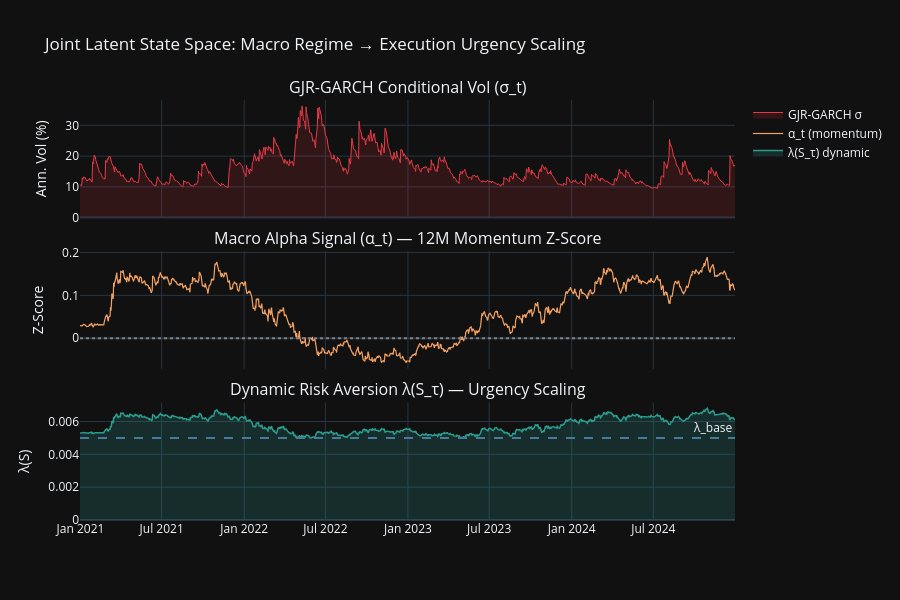

Notebook code for this chart:
### Markdown cell above
## Plot 4: Joint Latent State Vector & Dynamic Risk Aversion Scaling

The key innovation is conditioning the Almgren-Chriss risk aversion $\lambda(\mathbf{S}_\tau)$ on the **joint latent state vector** $\mathbf{S}_\tau = [\sigma_t^2, \text{OFI}_\tau, \text{LI}_\tau, \alpha_t]^T$. When the macro alpha signal $|\alpha_t|$ is large, $\lambda$ scales up sharply, forcing the trajectory optimizer to accelerate execution velocity. This prevents adverse selection from eroding hard-won alpha during strong trending regimes.

### Code cell
# ── Joint Latent State → Dynamic Lambda Scaling ───────────────────────────
# Compute a multi-asset alpha signal: 12-month momentum cross-sectional z-score
mom = returns.rolling(252).mean() / returns.rolling(252).std()
alpha_t = mom['SPY'].dropna().values

# Dynamic lambda: lambda = lambda_base * (1 + tanh(|alpha| * scale))
lambda_base, scale = 0.005, 2.0
lambda_dynamic = lambda_base * (1 + np.tanh(np.abs(alpha_t) * scale))

# Simulate Order Flow Imbalance (synthetic)
np.random.seed(7)
T_sim = len(alpha_t)
ofi_sim = np.convolve(np.random.normal(0, 1, T_sim + 20),
                      np.exp(-np.arange(20)/5), 'valid')[:T_sim]
ofi_sim = (ofi_sim - ofi_sim.mean()) / ofi_sim.std()

# Align dates
shared_dates = returns['SPY'].dropna().index[-T_sim:]
gjr_vol_aligned = vol_paths['SPY'][-T_sim:]

fig4 = sp.make_subplots(rows=3, cols=1, shared_xaxes=True,
    subplot_titles=['GJR-GARCH Conditional Vol (σ_t)', 'Macro Alpha Signal (α_t) — 12M Momentum Z-Score',
                    'Dynamic Risk Aversion λ(S_τ) — Urgency Scaling'],
    vertical_spacing=0.08)

fig4.add_trace(go.Scatter(x=shared_dates, y=gjr_vol_aligned*100,
    fill='tozeroy', fillcolor='rgba(230,57,70,0.15)',
    line=dict(color='#e63946', width=1), name='GJR-GARCH σ'), row=1, col=1)

fig4.add_trace(go.Scatter(x=shared_dates, y=alpha_t,
    line=dict(color='#f4a261', width=1.2), name='α_t (momentum)'), row=2, col=1)
fig4.add_hline(y=0, line_dash='dot', line_color='gray', row=2, col=1)

fig4.add_trace(go.Scatter(x=shared_dates, y=lambda_dynamic,
    fill='tozeroy', fillcolor='rgba(42,157,143,0.2)',
    line=dict(color='#2a9d8f', width=1.5), name='λ(S_τ) dynamic'), row=3, col=1)
fig4.add_hline(y=lambda_base, line_dash='dash', line_color='#457b9d',
    annotation_text='λ_base', row=3, col=1)

fig4.update_layout(height=600, title_text='Joint Latent State Space: Macro Regime → Execution Urgency Scaling',
    template='plotly_dark', showlegend=True)
fig4.update_yaxes(title_text='Ann. Vol (%)', row=1, col=1)
fig4.update_yaxes(title_text='Z-Score', row=2, col=1)
fig4.update_yaxes(title_text='λ(S)', row=3, col=1)
fig4.show()

### Figure 1 — Plotly figure (JSON) as saved in the notebook; plotly's stock layout.template omitted (floating-point values rounded to 4 significant figures; data arrays with more than 128 entries replaced by an {"elided": "..."} marker saying what was removed)
{"data": [{"fill": "tozeroy", "fillcolor": "rgba(230,57,70,0.15)", "line": {"color": "#e63946", "width": 1}, "name": "GJR-GARCH σ", "type": "scatter", "x": {"elided": "1005 str values"}, "xaxis": "x", "y": {"elided": "1005 float values"}, "yaxis": "y"}, {"line": {"color": "#f4a261", "width": 1.2}, "name": "α_t (momentum)", "type": "scatter", "x": {"elided": "1005 str values"}, "xaxis": "x2", "y": {"elided": "1005 float values"}, "yaxis": "y2"}, {"fill": "tozeroy", "fillcolor": "rgba(42,157,143,0.2)", "line": {"color": "#2a9d8f", "width": 1.5}, "name": "λ(S_τ) dynamic", "type": "scatter", "x": {"elided": "1005 str values"}, "xaxis": "x3", "y": {"elided": "1005 float values"}, "yaxis": "y3"}], "layout": {"annotations": [{"font": {"size": 16}, "showarrow": false, "text": "GJR-GARCH Conditional Vol (σ_t)", "x": 0.5, "xanchor": "center", "xref": "paper", "y": 1, "yanchor": "bottom", "yref": "paper"}, {"font": {"size": 16}, "showarrow": false, "text": "Macro Alpha Signal (α_t) — 12M Momentum Z-Score", "x": 0.5, "xanchor": "center", "xref": "paper", "y": 0.64, "yanchor": "bottom", "yref": "paper"}, {"font": {"size": 16}, "showarrow": false, "text": "Dynamic Risk Aversion λ(S_τ) — Urgency Scaling", "x": 0.5, "xanchor": "center", "xref": "paper", "y": 0.28, "yanchor": "bottom", "yref": "paper"}, {"showarrow": false, "text": "λ_base", "x": 1, "xanchor": "right", "xref": "x3 domain", "y": 0.005, "yanchor": "bottom", "yref": "y3"}], "height": 600, "shapes": [{"line": {"color": "gray", "dash": "dot"}, "type": "line", "x0": 0, "x1": 1, "xref": "x2 domain", "y0": 0, "y1": 0, "yref": "y2"}, {"line": {"color": "#457b9d", "dash": "dash"}, "type": "line", "x0": 0, "x1": 1, "xref": "x3 domain", "y0": 0.005, "y1": 0.005, "yref": "y3"}], "showlegend": true, "title": {"text": "Joint Latent State Space: Macro Regime → Execution Urgency Scaling"}, "xaxis": {"anchor": "y", "domain": [0, 1], "matches": "x3", "showticklabels": false}, "xaxis2": {"anchor": "y2", "domain": [0, 1], "matches": "x3", "showticklabels": false}, "xaxis3": {"anchor": "y3", "domain": [0, 1]}, "yaxis": {"anchor": "x", "domain": [0.72, 1], "title": {"text": "Ann. Vol (%)"}}, "yaxis2": {"anchor": "x2", "domain": [0.36, 0.64], "title": {"text": "Z-Score"}}, "yaxis3": {"anchor": "x3", "domain": [0, 0.28], "title": {"text": "λ(S)"}}}}
